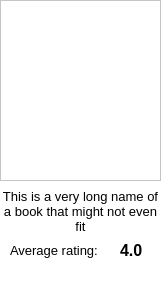
<?xml version="1.0" encoding="UTF-8"?>
<ui version="4.0">
 <class>Form</class>
 <widget class="QWidget" name="Form">
  <property name="geometry">
   <rect>
    <x>0</x>
    <y>0</y>
    <width>162</width>
    <height>281</height>
   </rect>
  </property>
  <property name="windowTitle">
   <string>Form</string>
  </property>
  <property name="styleSheet">
   <string notr="true">background-color: rgb(255, 255, 255);</string>
  </property>
  <widget class="QGraphicsView" name="graphicsView_cover">
   <property name="geometry">
    <rect>
     <x>0</x>
     <y>0</y>
     <width>161</width>
     <height>181</height>
    </rect>
   </property>
  </widget>
  <widget class="QLabel" name="label_title">
   <property name="geometry">
    <rect>
     <x>0</x>
     <y>189</y>
     <width>161</width>
     <height>51</height>
    </rect>
   </property>
   <property name="sizePolicy">
    <sizepolicy hsizetype="Preferred" vsizetype="Preferred">
     <horstretch>0</horstretch>
     <verstretch>0</verstretch>
    </sizepolicy>
   </property>
   <property name="font">
    <font>
     <family>Arial</family>
     <pointsize>10</pointsize>
    </font>
   </property>
   <property name="acceptDrops">
    <bool>false</bool>
   </property>
   <property name="text">
    <string>This is a very long name of a book that might not even fit</string>
   </property>
   <property name="textFormat">
    <enum>Qt::AutoText</enum>
   </property>
   <property name="scaledContents">
    <bool>false</bool>
   </property>
   <property name="alignment">
    <set>Qt::AlignHCenter|Qt::AlignTop</set>
   </property>
   <property name="wordWrap">
    <bool>true</bool>
   </property>
  </widget>
  <widget class="QLabel" name="label_average">
   <property name="geometry">
    <rect>
     <x>10</x>
     <y>240</y>
     <width>91</width>
     <height>21</height>
    </rect>
   </property>
   <property name="font">
    <font>
     <family>Arial</family>
     <pointsize>10</pointsize>
    </font>
   </property>
   <property name="text">
    <string>Average rating:</string>
   </property>
   <property name="alignment">
    <set>Qt::AlignLeading|Qt::AlignLeft|Qt::AlignVCenter</set>
   </property>
  </widget>
  <widget class="QLabel" name="label_averageNum">
   <property name="geometry">
    <rect>
     <x>120</x>
     <y>240</y>
     <width>41</width>
     <height>21</height>
    </rect>
   </property>
   <property name="font">
    <font>
     <family>Arial</family>
     <pointsize>12</pointsize>
     <weight>75</weight>
     <bold>true</bold>
    </font>
   </property>
   <property name="text">
    <string>4.0</string>
   </property>
  </widget>
 </widget>
 <resources>
  <include location="background.qrc"/>
 </resources>
 <connections/>
</ui>
